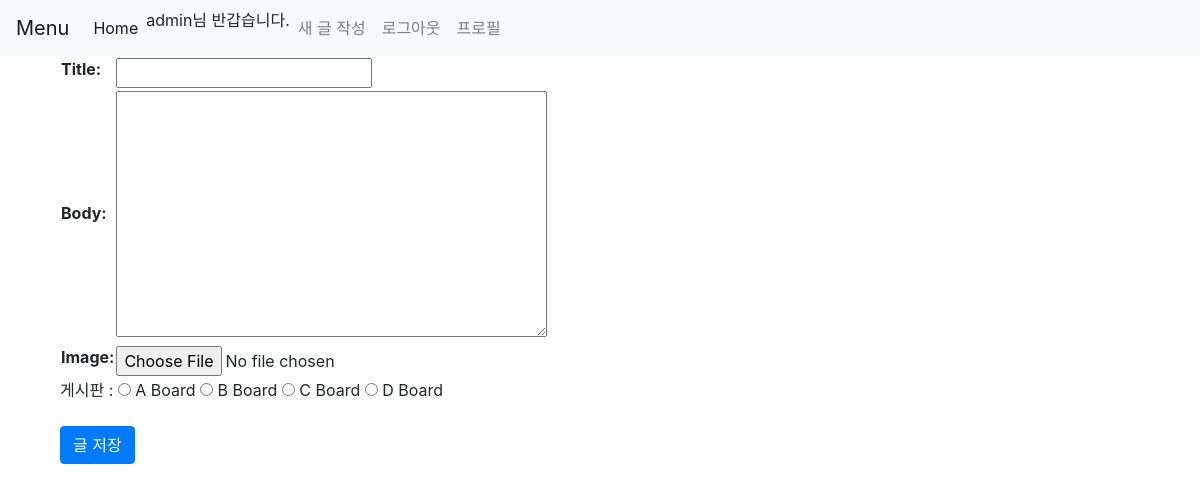
The page /create/ (signed in) on the database its author committed.
### siteapp/models.py (models this page shows, shortened)
class Board(models.Model):
  title = models.CharField(max_length=20)

### siteapp/views.py (the view)
# urls.py: path('create/', views.create, name="create"),
def create(request):
  global board
  if(request.method=="POST"):
    """contents = Content()
    contents.title = request.POST['Title']
    contents.body = request.POST['Body']
    contents.date = timezone.now()
    contents.writer = request.user
    board = Board.objects.all()
    contents.board = Board.objects.get(id=request.POST['Board'])
    try:
      contents.image = request.FILES['Image']
    except:
      contents.image = None
    contents.save()"""
    board = Board.objects.all()
    form = Content_Form(request.POST, request.FILES)
    if form.is_valid():
      contents = form.save(commit=False)
      contents.board = Board.objects.get(id=request.POST['Board'])
      contents.writer = request.user
      contents = form.save()
    return redirect('/detail/'+str(contents.id),{'Board':board,'form':form})
  else:
    form = Content_Form()
    board = Board.objects.all()
    return render(request,'new.html',{'Board':board,'form':form})

### siteapp/forms.py
class Content_Form(forms.ModelForm):
  class Meta:
    model = Content
    fields = ['title','body','image']

### siteapp/templates/new.html (shortened to what this page needs)
{% extends 'base.html' %}
{% block content %}
  <div class="container">
    <form method="POST" enctype="multipart/form-data">
      <table>
        {{form.as_table}}
      </table>
      게시판 :
      {% for board in Board %}
        <input type="radio" name='Board' value="{{board.id}}">
        {{board.title}}
      {% endfor %}
      <br><br>
      <input class="btn btn-primary" type="submit" value="글 저장">
    </form>
  </div>
{% endblock %}

### siteapp/templates/base.html (shortened to what this page needs)
<!doctype html>
<html lang="kr">
<head>
  <link rel="stylesheet" href="https://stackpath.bootstrapcdn.com/bootstrap/4.3.1/css/bootstrap.min.css"
>
</head>
<body>
  <nav class="navbar navbar-expand-lg navbar-light bg-light">
    <a class="navbar-brand" href="#">Menu</a>
    <div class="collapse navbar-collapse" id="navbarNav">
      <ul class="navbar-nav">
        <li class="nav-item active">
          <a class="nav-link" href="{% url 'home' %}">Home <span class="sr-only">(current)</span></a>
        </li>
        {% if user.is_authenticated %}
        <li class="nav-item">{{user.username}}님 반갑습니다.</li>
        <li class="nav-item">
          <a class="nav-link" href="{% url 'create' %}">새 글 작성</a>
        </li>
        <li class="nav-item">
          <a class="nav-link" href="javascript:{document.getElementById('logout').submit()}">로그아웃</a>
        </li>
        <li class="nav-item">
          <a class="nav-link" href="{% url 'profile' %}">프로필</a>
        </li>
        {% else %}
        <li class="nav-item">
          <a class="nav-link" href="{% url 'login' %}">로그인</a></li>
        <li class="nav-item">
          <a class="nav-link" href="{% url 'signup' %}">회원가입</a></li>
        {% endif %}
      </ul>
    </div>
  </nav>
  <div class="container">
    {% block content %}
    {% endblock %}
  </div>
</body>
</html>

### rows shown on the page
Board: title "A Board"
Board: title "B Board"
Board: title "C Board"
Board: title "D Board"

### other values the page prints
{{ user.username }} "admin"
